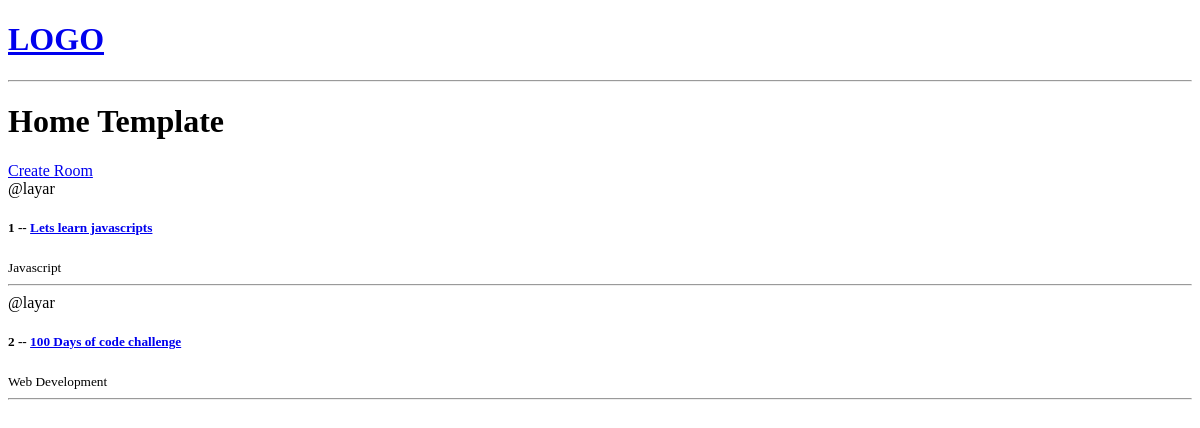
Before: / with the older database file.
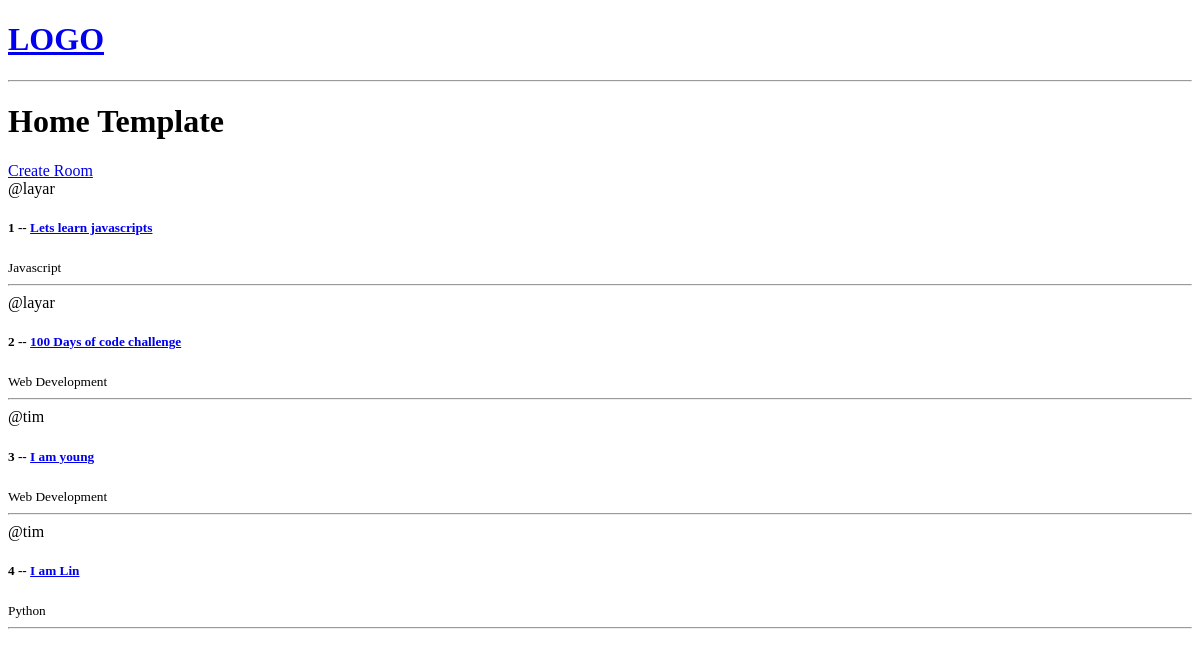
After: the same page with the newer database file.
### base/models.py (models this page shows, shortened)
class Room(models.Model):
    host = models.ForeignKey(User, on_delete=models.SET_NULL, null=True)
    topic = models.ForeignKey(Topic, on_delete=models.SET_NULL, null=True)
    name = models.CharField(max_length=200)
    description = models.TextField(null=True, blank=True)
    update = models.DateTimeField(auto_now=True)
    create = models.DateTimeField(auto_now_add=True)

class Topic(models.Model):
    name = models.CharField(max_length=200)

### base/views.py (the view)
# urls.py: path('', views.home, name="home"),
def home(request):
    rooms = Room.objects.all() # all give us all Rooms in database
    context = {'rooms': rooms}
    return render(request, 'base/home.html', context)

### base/templates/base/home.html
{% extends 'main.html' %}
{% block content %}
<h1>Home Template</h1>
<div>
    <a href="{% url 'create-room' %}">Create Room</a>
<div>
    {% for room in rooms %}
        <div>
            <span>@{{room.host.username}}</span>
            <h5>{{room.id}} -- <a href="{% url 'room' room.id %}">{{room.name}}</a></h5>
            <small>{{room.topic.name}}</small>
            <hr>
        </div>
    {% endfor %}
</div>
</div>
{% endblock content %}

### templates/main.html (shortened to what this page needs)
<!DOCTYPE html>
<html>
<head>
</head>
<body>
    {% include 'navbar.html' %}
    {% block content %}
    {% endblock %}
</body>
</html>

### templates/navbar.html
<a href="/">
    <h1>LOGO</h1>
</a>
<hr>

Changed rows visible on the page:
added Room: host.username "tim", id "3", name "I am young", topic.name "Web Development"
added Room: host.username "tim", id "4", name "I am Lin", topic.name "Python"
